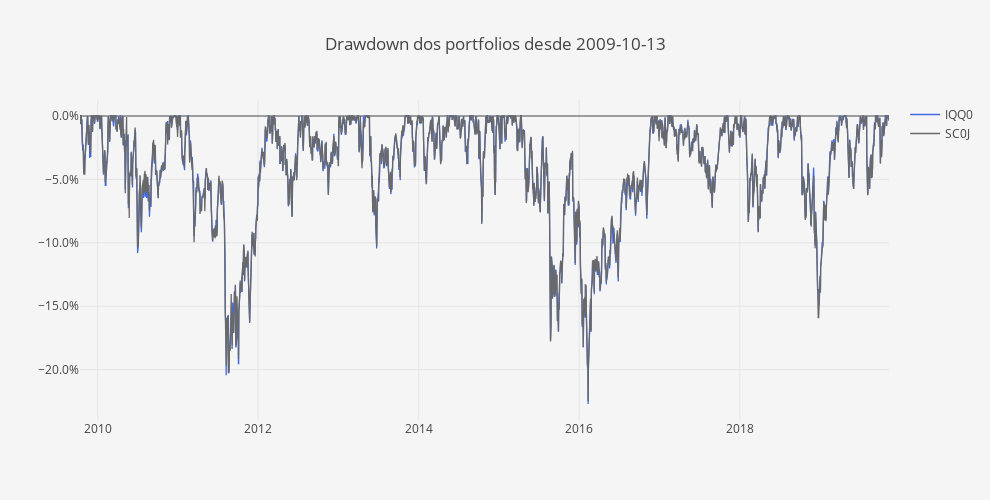

Here is the notebook cell this chart was saved with:
### Code cell
DD = compute_drawdowns(fundos)
DD = DD /100

layout = go.Layout(
    title='Drawdown dos portfolios desde ' + Begin,
    plot_bgcolor='#f5f5f5',
    paper_bgcolor='#f5f5f5',
    width=990,
    height=500,
    xaxis=dict(
        title='',
        showgrid=True,
        titlefont=dict(size=12),
    ),
    yaxis=dict(
        title='',
        showgrid=True,
        zeroline=True, # Adicionar ou não a zero line
        tickformat=".1%", # tickformat=".2%" se quiseres mais casas decimais
    ))

trace0 = go.Scatter(
    x = DD.index,
    y = DD.iloc[:, 0],
    name = 'IQQ0',
    line = dict(
        color = 'royalblue',
        width = 1.3)
)

trace1 = go.Scatter(
    x = DD.index,
    y = DD.iloc[:, 1],
    name = 'SC0J',
    line = dict(
        color = 'dimgrey',
        width = 1.3)
)

data = [trace0, trace1]
        
fig = go.Figure(data=data, layout=layout)
py.iplot(fig)

### Figure 1 — Plotly figure (JSON) as saved in the notebook; plotly's stock layout.template omitted (floating-point values rounded to 4 significant figures; data arrays with more than 128 entries replaced by an {"elided": "..."} marker saying what was removed)
{"data": [{"line": {"color": "royalblue", "width": 1.3}, "name": "IQQ0", "type": "scatter", "uid": "9a3cca57-68dd-42ee-a4a5-15baf858650e", "x": {"elided": "2635 str values"}, "y": {"elided": "2635 float values"}}, {"line": {"color": "dimgrey", "width": 1.3}, "name": "SC0J", "type": "scatter", "uid": "458c28b0-ed96-4684-b489-b9d7678c09c1", "x": {"elided": "2635 str values"}, "y": {"elided": "2635 float values"}}], "layout": {"height": 500, "paper_bgcolor": "#f5f5f5", "plot_bgcolor": "#f5f5f5", "title": {"text": "Drawdown dos portfolios desde 2009-10-13"}, "width": 990, "xaxis": {"autorange": true, "range": ["2009-10-13", "2019-11-11"], "showgrid": true, "title": {"font": {"size": 12}, "text": ""}, "type": "date"}, "yaxis": {"autorange": true, "range": [-0.2397, 0.01262], "showgrid": true, "tickformat": ".1%", "title": {"text": ""}, "type": "linear", "zeroline": true}}}
